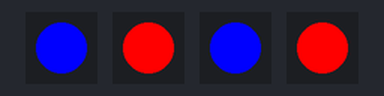
This sketch was run on a simulated Arduino Uno, built with avr-gcc and run on an emulated ATmega328P. On the bench: 4 × 1 RGB LEDs in strip order, left to right.

Above: at 1.15 s.
At 3.55 s:
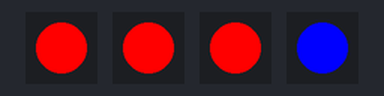
At 3.86 s:
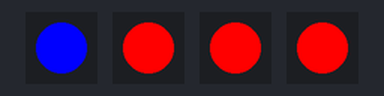
At 4.16 s:
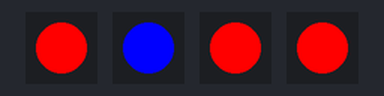
At 4.86 s:
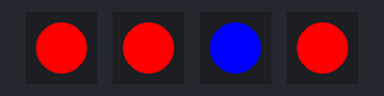
At 6.07 s:
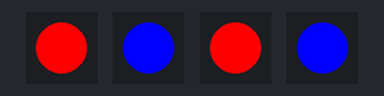
Timing chart, 0 to 6.4 s (numbered marks = the images above):
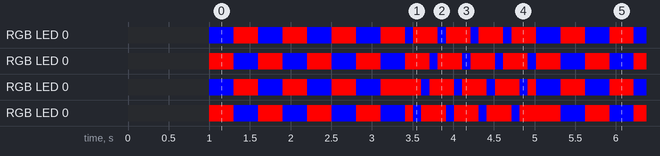

Measured:
- by itself, RGB LED 0: repeats every 4.0 s: 4 × (RGB(0, 0, 255) 0.30 s, RGB(255, 0, 0) 0.30 s), 4 × (RGB(0, 0, 255) 0.10 s, RGB(255, 0, 0) 0.30 s)
- by itself, RGB LED 0: repeats every 4.0 s: 3 × (RGB(255, 0, 0) 0.30 s, RGB(0, 0, 255) 0.30 s), 4 × (RGB(255, 0, 0) 0.30 s, RGB(0, 0, 255) 0.10 s), RGB(255, 0, 0) 0.30 s, RGB(0, 0, 255) 0.30 s
- by itself, RGB LED 0: repeats every 4.0 s: 3 × (RGB(255, 0, 0) 0.30 s, RGB(0, 0, 255) 0.30 s), RGB(255, 0, 0) 0.50 s, 3 × (RGB(0, 0, 255) 0.10 s, RGB(255, 0, 0) 0.30 s), RGB(0, 0, 255) 0.10 s, RGB(255, 0, 0) 0.10 s, RGB(0, 0, 255) 0.30 s

The sketch:

police.ino
```cpp
#include <FastLED.h>
#include <pixeltypes.h>

#define NUM_STRIPS 4
#define NUM_LEDS_PER_STRIP 1
CRGB leds[NUM_STRIPS][NUM_LEDS_PER_STRIP];

int i = 0;

void setup() {
  delay(1000);
  // Front Right (PIN 7)
  FastLED.addLeds<WS2812,7,GRB>(leds[0], NUM_LEDS_PER_STRIP);
  // Front Left (PIN 8)
  FastLED.addLeds<WS2812,8,GRB>(leds[1], NUM_LEDS_PER_STRIP);
  // Back Left (PIN 9)
  FastLED.addLeds<WS2812,9,GRB>(leds[2], NUM_LEDS_PER_STRIP);
  // Back Right (PIN 10)
  FastLED.addLeds<WS2812,10,GRB>(leds[3], NUM_LEDS_PER_STRIP);
  // Clockwise by current setup: 7, 10, 9, 8
}

void loop() {
  // alternating red/blue
  for (i = 0; i < 4; i++) {
    leds[0][0] = CRGB::Blue;
    leds[3][0] = CRGB::Red;
    leds[2][0] = CRGB::Blue;
    leds[1][0] = CRGB::Red;
    FastLED.show();
    delay(300);

    leds[0][0] = CRGB::Red;
    leds[3][0] = CRGB::Blue;
    leds[2][0] = CRGB::Red;
    leds[1][0] = CRGB::Blue;
    FastLED.show();
    delay(300);
  }

  // spinning blue bar
  for (i = 0; i < 4; i++) {
    leds[0][0] = CRGB::Blue;
    leds[3][0] = CRGB::Red;
    leds[2][0] = CRGB::Red;
    leds[1][0] = CRGB::Red;
    FastLED.show();
    delay(100);

    leds[0][0] = CRGB::Red;
    leds[3][0] = CRGB::Blue;
    leds[2][0] = CRGB::Red;
    leds[1][0] = CRGB::Red;
    FastLED.show();
    delay(100);

    leds[0][0] = CRGB::Red;
    leds[3][0] = CRGB::Red;
    leds[2][0] = CRGB::Blue;
    leds[1][0] = CRGB::Red;
    FastLED.show();
    delay(100);

    leds[0][0] = CRGB::Red;
    leds[3][0] = CRGB::Red;
    leds[2][0] = CRGB::Red;
    leds[1][0] = CRGB::Blue;
    FastLED.show();
    delay(100);
  }
}
```
